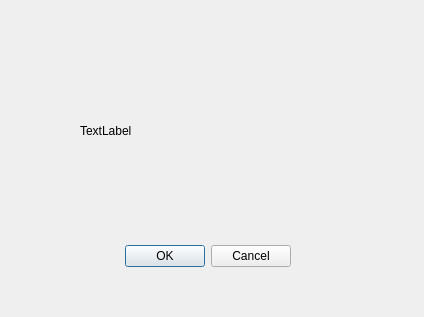
<?xml version="1.0" encoding="UTF-8"?>
<ui version="4.0">
 <class>Dialog</class>
 <widget class="QDialog" name="Dialog">
  <property name="geometry">
   <rect>
    <x>0</x>
    <y>0</y>
    <width>424</width>
    <height>317</height>
   </rect>
  </property>
  <property name="windowTitle">
   <string>Warning</string>
  </property>
  <widget class="QDialogButtonBox" name="buttonBox">
   <property name="geometry">
    <rect>
     <x>-50</x>
     <y>240</y>
     <width>341</width>
     <height>32</height>
    </rect>
   </property>
   <property name="orientation">
    <enum>Qt::Horizontal</enum>
   </property>
   <property name="standardButtons">
    <set>QDialogButtonBox::Cancel|QDialogButtonBox::Ok</set>
   </property>
  </widget>
  <widget class="QLabel" name="label">
   <property name="geometry">
    <rect>
     <x>80</x>
     <y>60</y>
     <width>241</width>
     <height>141</height>
    </rect>
   </property>
   <property name="text">
    <string>TextLabel</string>
   </property>
  </widget>
 </widget>
 <resources/>
 <connections>
  <connection>
   <sender>buttonBox</sender>
   <signal>accepted()</signal>
   <receiver>Dialog</receiver>
   <slot>accept()</slot>
   <hints>
    <hint type="sourcelabel">
     <x>248</x>
     <y>254</y>
    </hint>
    <hint type="destinationlabel">
     <x>157</x>
     <y>274</y>
    </hint>
   </hints>
  </connection>
  <connection>
   <sender>buttonBox</sender>
   <signal>rejected()</signal>
   <receiver>Dialog</receiver>
   <slot>reject()</slot>
   <hints>
    <hint type="sourcelabel">
     <x>316</x>
     <y>260</y>
    </hint>
    <hint type="destinationlabel">
     <x>286</x>
     <y>274</y>
    </hint>
   </hints>
  </connection>
 </connections>
</ui>
